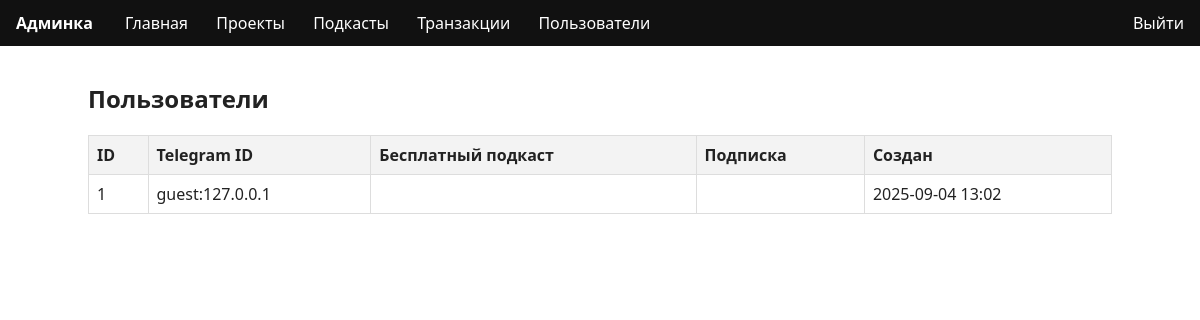
Page /admin/users (signed in) on the committed database.
### app/models.py (models this page shows)
class User(Base):
    __tablename__ = "users"
    id = Column(Integer, primary_key=True, index=True)
    telegram_id = Column(String(64), unique=True, index=True, nullable=False)
    created_at = Column(DateTime, default=datetime.utcnow)
    free_podcast_id = Column(Integer, ForeignKey("podcasts.id"), nullable=True)
    has_subscription = Column(Boolean, default=False)
    free_podcast = relationship("Podcast")

### app/admin.py (the view)
@router.get("/users", response_class=HTMLResponse)
def users(request: Request, db: Session = Depends(get_db)):
    if redirect := _guard(request):
        return redirect
    items = db.query(models.User).order_by(models.User.created_at.desc()).all()
    return templates.TemplateResponse("admin/users.html", {"request": request, "items": items})

### templates/admin/users.html
{% extends "admin/base.html" %}
{% block content %}
  <h2>Пользователи</h2>
  <table>
    <thead>
      <tr>
        <th>ID</th>
        <th>Telegram ID</th>
        <th>Бесплатный подкаст</th>
        <th>Подписка</th>
        <th>Создан</th>
      </tr>
    </thead>
    <tbody>
      {% for it in items %}
      <tr>
        <td>{{ it.id }}</td>
        <td>{{ it.telegram_id }}</td>
        <td>{{ it.free_podcast.title if it.free_podcast else '' }}</td>
        <td>{{ '✓' if it.has_subscription else '' }}</td>
        <td>{{ it.created_at.strftime('%Y-%m-%d %H:%M') if it.created_at else '' }}</td>
      </tr>
      {% endfor %}
    </tbody>
  </table>
{% endblock %}

### templates/admin/base.html (style rules this page uses)
body { font-family: system-ui, -apple-system, Segoe UI, Roboto, Helvetica, Arial; margin: 0; color: #222 }
table { border-collapse: collapse; width: 100% }
th, td { border: 1px solid #ddd; padding: 8px; vertical-align: top }
th { background: #f3f3f3; text-align: left }

### rows in the picture
User: id "1", telegram_id "guest:127.0.0.1", created_at "2025-09-04 13:02"
